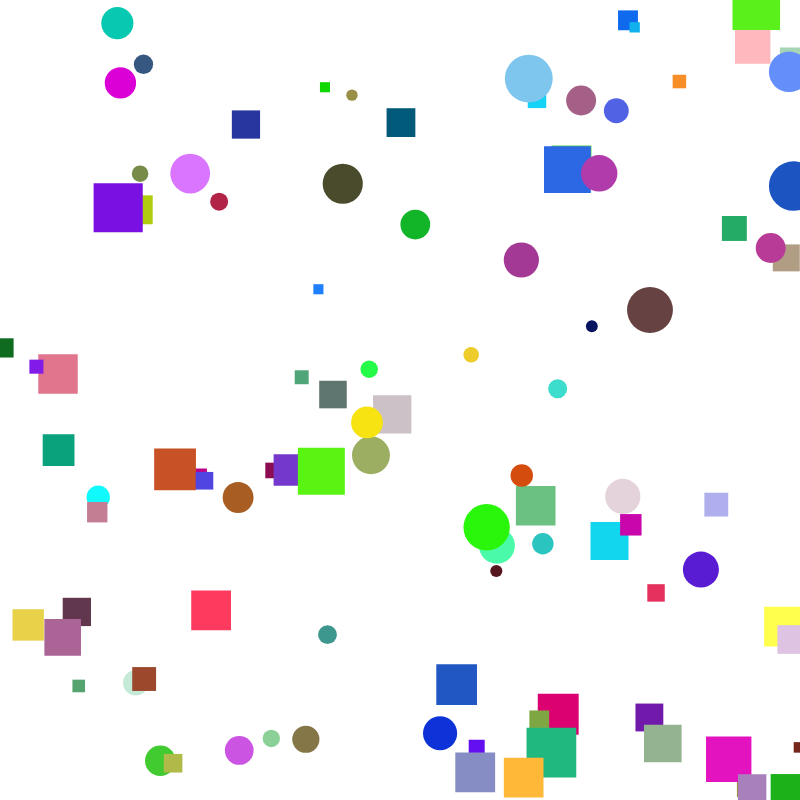
Frame 1 (no input)
Frame 60 (no input): identical to frame 1, image omitted
Frame 120 (the mouse pressed at the canvas centre since frame 60): identical to frame 1, image omitted

The p5.js sketch that drew this single still picture (run headless with seeded random() and noise() and a simulated clock; from frame 60 on, the mouse is pressed at the canvas centre):

// p5.js sketch
// ── sketch.js
// https://editor.p5js.org/jht9629-nyu/sketches/q2b4jtO-C
// chat-G gen art

// creatre a p5js generative art image using variables
// https://chat.openai.com/


let numShapes = 100; // Number of shapes
let shapeSizeMin = 10; // Minimum shape size
let shapeSizeMax = 50; // Maximum shape size

function setup() {
  createCanvas(800, 800);
  background(255);
  noStroke();
  
  for (let i = 0; i < numShapes; i++) {
    let x = random(width); // Random x-coordinate
    let y = random(height); // Random y-coordinate
    let size = random(shapeSizeMin, shapeSizeMax); // Random shape size
    let r = random(255); // Random red value
    let g = random(255); // Random green value
    let b = random(255); // Random blue value
    
    // Randomly choose between ellipse and rectangle
    if (random() > 0.5) {
      fill(r, g, b);
      ellipse(x, y, size, size);
    } else {
      fill(r, g, b);
      rectMode(CENTER);
      rect(x, y, size, size);
    }
  }
}

function draw() {
  // No need for additional drawing in this example
}
